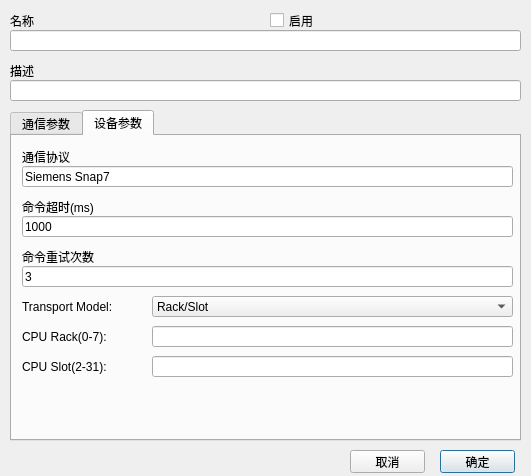
<?xml version="1.0" encoding="UTF-8"?>
<ui version="4.0">
 <class>CMDDeviceConfigDialog</class>
 <widget class="QDialog" name="CMDDeviceConfigDialog">
  <property name="geometry">
   <rect>
    <x>0</x>
    <y>0</y>
    <width>531</width>
    <height>476</height>
   </rect>
  </property>
  <property name="windowTitle">
   <string>Dialog</string>
  </property>
  <widget class="QLineEdit" name="nameEdit">
   <property name="geometry">
    <rect>
     <x>10</x>
     <y>30</y>
     <width>511</width>
     <height>21</height>
    </rect>
   </property>
  </widget>
  <widget class="QLineEdit" name="descriptionEdit">
   <property name="geometry">
    <rect>
     <x>10</x>
     <y>80</y>
     <width>511</width>
     <height>21</height>
    </rect>
   </property>
   <property name="readOnly">
    <bool>false</bool>
   </property>
  </widget>
  <widget class="QLabel" name="label_2">
   <property name="geometry">
    <rect>
     <x>10</x>
     <y>10</y>
     <width>251</width>
     <height>21</height>
    </rect>
   </property>
   <property name="text">
    <string>名称</string>
   </property>
  </widget>
  <widget class="QLabel" name="label_4">
   <property name="geometry">
    <rect>
     <x>10</x>
     <y>60</y>
     <width>431</width>
     <height>21</height>
    </rect>
   </property>
   <property name="text">
    <string>描述</string>
   </property>
  </widget>
  <widget class="QPushButton" name="okButton">
   <property name="geometry">
    <rect>
     <x>440</x>
     <y>450</y>
     <width>75</width>
     <height>23</height>
    </rect>
   </property>
   <property name="text">
    <string>确定</string>
   </property>
  </widget>
  <widget class="QPushButton" name="cancelButton">
   <property name="geometry">
    <rect>
     <x>350</x>
     <y>450</y>
     <width>75</width>
     <height>23</height>
    </rect>
   </property>
   <property name="text">
    <string>取消</string>
   </property>
  </widget>
  <widget class="QCheckBox" name="enableCheckBox">
   <property name="geometry">
    <rect>
     <x>270</x>
     <y>10</y>
     <width>171</width>
     <height>21</height>
    </rect>
   </property>
   <property name="text">
    <string>启用</string>
   </property>
  </widget>
  <widget class="QTabWidget" name="tabWidget">
   <property name="geometry">
    <rect>
     <x>10</x>
     <y>110</y>
     <width>511</width>
     <height>331</height>
    </rect>
   </property>
   <property name="currentIndex">
    <number>1</number>
   </property>
   <widget class="QWidget" name="tab">
    <attribute name="title">
     <string>通信参数</string>
    </attribute>
    <widget class="QLabel" name="label_3">
     <property name="geometry">
      <rect>
       <x>10</x>
       <y>10</y>
       <width>431</width>
       <height>21</height>
      </rect>
     </property>
     <property name="text">
      <string>通信模式</string>
     </property>
    </widget>
    <widget class="QStackedWidget" name="stackedWidget">
     <property name="geometry">
      <rect>
       <x>0</x>
       <y>60</y>
       <width>501</width>
       <height>241</height>
      </rect>
     </property>
     <property name="currentIndex">
      <number>4</number>
     </property>
     <widget class="QWidget" name="page_3">
      <widget class="QLabel" name="label_5">
       <property name="geometry">
        <rect>
         <x>10</x>
         <y>0</y>
         <width>211</width>
         <height>21</height>
        </rect>
       </property>
       <property name="text">
        <string>端口</string>
       </property>
      </widget>
      <widget class="QComboBox" name="portComboBox">
       <property name="geometry">
        <rect>
         <x>10</x>
         <y>20</y>
         <width>211</width>
         <height>25</height>
        </rect>
       </property>
      </widget>
      <widget class="QComboBox" name="baudRateComboBox">
       <property name="geometry">
        <rect>
         <x>240</x>
         <y>20</y>
         <width>201</width>
         <height>21</height>
        </rect>
       </property>
       <item>
        <property name="text">
         <string>115200</string>
        </property>
       </item>
       <item>
        <property name="text">
         <string>57600</string>
        </property>
       </item>
       <item>
        <property name="text">
         <string>38400</string>
        </property>
       </item>
       <item>
        <property name="text">
         <string>19200</string>
        </property>
       </item>
       <item>
        <property name="text">
         <string>9600</string>
        </property>
       </item>
       <item>
        <property name="text">
         <string>4800</string>
        </property>
       </item>
       <item>
        <property name="text">
         <string>2400</string>
        </property>
       </item>
       <item>
        <property name="text">
         <string>1200</string>
        </property>
       </item>
      </widget>
      <widget class="QLabel" name="label_7">
       <property name="geometry">
        <rect>
         <x>240</x>
         <y>0</y>
         <width>201</width>
         <height>21</height>
        </rect>
       </property>
       <property name="text">
        <string>波特率</string>
       </property>
      </widget>
      <widget class="QLabel" name="label_8">
       <property name="geometry">
        <rect>
         <x>10</x>
         <y>50</y>
         <width>211</width>
         <height>21</height>
        </rect>
       </property>
       <property name="text">
        <string>数据位</string>
       </property>
      </widget>
      <widget class="QLabel" name="label_9">
       <property name="geometry">
        <rect>
         <x>240</x>
         <y>50</y>
         <width>191</width>
         <height>21</height>
        </rect>
       </property>
       <property name="text">
        <string>停止位</string>
       </property>
      </widget>
      <widget class="QComboBox" name="parityComboBox">
       <property name="geometry">
        <rect>
         <x>10</x>
         <y>120</y>
         <width>211</width>
         <height>21</height>
        </rect>
       </property>
       <item>
        <property name="text">
         <string>NONE</string>
        </property>
       </item>
       <item>
        <property name="text">
         <string>ODD</string>
        </property>
       </item>
       <item>
        <property name="text">
         <string>EVEN</string>
        </property>
       </item>
       <item>
        <property name="text">
         <string>MARK</string>
        </property>
       </item>
       <item>
        <property name="text">
         <string>SPACE</string>
        </property>
       </item>
      </widget>
      <widget class="QLabel" name="label_10">
       <property name="geometry">
        <rect>
         <x>10</x>
         <y>100</y>
         <width>211</width>
         <height>21</height>
        </rect>
       </property>
       <property name="text">
        <string>校验位</string>
       </property>
      </widget>
      <widget class="QComboBox" name="stopBitsComboBox">
       <property name="geometry">
        <rect>
         <x>240</x>
         <y>70</y>
         <width>201</width>
         <height>21</height>
        </rect>
       </property>
       <item>
        <property name="text">
         <string>1</string>
        </property>
       </item>
       <item>
        <property name="text">
         <string>1.5</string>
        </property>
       </item>
       <item>
        <property name="text">
         <string>2</string>
        </property>
       </item>
      </widget>
      <widget class="QComboBox" name="dataBitsComboBox">
       <property name="geometry">
        <rect>
         <x>10</x>
         <y>70</y>
         <width>211</width>
         <height>21</height>
        </rect>
       </property>
       <item>
        <property name="text">
         <string>5</string>
        </property>
       </item>
       <item>
        <property name="text">
         <string>6</string>
        </property>
       </item>
       <item>
        <property name="text">
         <string>7</string>
        </property>
       </item>
       <item>
        <property name="text">
         <string>8</string>
        </property>
       </item>
      </widget>
     </widget>
     <widget class="QWidget" name="page">
      <widget class="QLineEdit" name="serverIPEdit">
       <property name="geometry">
        <rect>
         <x>10</x>
         <y>100</y>
         <width>491</width>
         <height>21</height>
        </rect>
       </property>
      </widget>
      <widget class="QLabel" name="label_6">
       <property name="geometry">
        <rect>
         <x>10</x>
         <y>80</y>
         <width>491</width>
         <height>21</height>
        </rect>
       </property>
       <property name="text">
        <string>IP地址</string>
       </property>
      </widget>
      <widget class="QLabel" name="label_11">
       <property name="geometry">
        <rect>
         <x>10</x>
         <y>130</y>
         <width>491</width>
         <height>21</height>
        </rect>
       </property>
       <property name="text">
        <string>服务端口</string>
       </property>
      </widget>
      <widget class="QLineEdit" name="serverPortEdit">
       <property name="enabled">
        <bool>true</bool>
       </property>
       <property name="geometry">
        <rect>
         <x>10</x>
         <y>150</y>
         <width>491</width>
         <height>21</height>
        </rect>
       </property>
       <property name="text">
        <string/>
       </property>
      </widget>
      <widget class="QLineEdit" name="localPortEdit">
       <property name="enabled">
        <bool>true</bool>
       </property>
       <property name="geometry">
        <rect>
         <x>10</x>
         <y>200</y>
         <width>491</width>
         <height>21</height>
        </rect>
       </property>
       <property name="text">
        <string/>
       </property>
      </widget>
      <widget class="QLabel" name="label_12">
       <property name="geometry">
        <rect>
         <x>10</x>
         <y>180</y>
         <width>491</width>
         <height>21</height>
        </rect>
       </property>
       <property name="text">
        <string>本地服务端口</string>
       </property>
      </widget>
      <widget class="QFrame" name="frame">
       <property name="geometry">
        <rect>
         <x>10</x>
         <y>29</y>
         <width>491</width>
         <height>41</height>
        </rect>
       </property>
       <property name="frameShape">
        <enum>QFrame::StyledPanel</enum>
       </property>
       <property name="frameShadow">
        <enum>QFrame::Raised</enum>
       </property>
       <widget class="QRadioButton" name="clientRadioButton">
        <property name="geometry">
         <rect>
          <x>90</x>
          <y>10</y>
          <width>81</width>
          <height>22</height>
         </rect>
        </property>
        <property name="layoutDirection">
         <enum>Qt::RightToLeft</enum>
        </property>
        <property name="text">
         <string>客户端</string>
        </property>
        <property name="checked">
         <bool>true</bool>
        </property>
       </widget>
       <widget class="QRadioButton" name="serverRadioButton">
        <property name="geometry">
         <rect>
          <x>296</x>
          <y>10</y>
          <width>81</width>
          <height>22</height>
         </rect>
        </property>
        <property name="layoutDirection">
         <enum>Qt::RightToLeft</enum>
        </property>
        <property name="text">
         <string>服务端</string>
        </property>
       </widget>
      </widget>
     </widget>
     <widget class="QWidget" name="page_2">
      <widget class="QLabel" name="label_14">
       <property name="geometry">
        <rect>
         <x>10</x>
         <y>10</y>
         <width>431</width>
         <height>21</height>
        </rect>
       </property>
       <property name="text">
        <string>通信参数</string>
       </property>
      </widget>
      <widget class="QLineEdit" name="usbCommParameterEdit">
       <property name="geometry">
        <rect>
         <x>10</x>
         <y>30</y>
         <width>491</width>
         <height>21</height>
        </rect>
       </property>
      </widget>
     </widget>
     <widget class="QWidget" name="page_5">
      <widget class="QLineEdit" name="boardCommParameterEdit">
       <property name="geometry">
        <rect>
         <x>10</x>
         <y>30</y>
         <width>491</width>
         <height>21</height>
        </rect>
       </property>
      </widget>
      <widget class="QLabel" name="label_19">
       <property name="geometry">
        <rect>
         <x>10</x>
         <y>10</y>
         <width>431</width>
         <height>21</height>
        </rect>
       </property>
       <property name="text">
        <string>通信参数</string>
       </property>
      </widget>
     </widget>
     <widget class="QWidget" name="page_4">
      <widget class="QLineEdit" name="otherCommParameterEdit">
       <property name="geometry">
        <rect>
         <x>10</x>
         <y>30</y>
         <width>491</width>
         <height>21</height>
        </rect>
       </property>
      </widget>
      <widget class="QLabel" name="label_15">
       <property name="geometry">
        <rect>
         <x>10</x>
         <y>10</y>
         <width>431</width>
         <height>21</height>
        </rect>
       </property>
       <property name="text">
        <string>IP地址</string>
       </property>
      </widget>
     </widget>
    </widget>
    <widget class="QComboBox" name="communicationTypeBox">
     <property name="geometry">
      <rect>
       <x>10</x>
       <y>30</y>
       <width>481</width>
       <height>21</height>
      </rect>
     </property>
     <property name="currentIndex">
      <number>0</number>
     </property>
     <item>
      <property name="text">
       <string>Serial</string>
      </property>
     </item>
     <item>
      <property name="text">
       <string>TCP</string>
      </property>
     </item>
     <item>
      <property name="text">
       <string>UDP</string>
      </property>
     </item>
     <item>
      <property name="text">
       <string>USB</string>
      </property>
     </item>
     <item>
      <property name="text">
       <string>Board</string>
      </property>
     </item>
     <item>
      <property name="text">
       <string>Other</string>
      </property>
     </item>
    </widget>
    <zorder>stackedWidget</zorder>
    <zorder>label_3</zorder>
    <zorder>communicationTypeBox</zorder>
   </widget>
   <widget class="QWidget" name="tab">
    <attribute name="title">
     <string>设备参数</string>
    </attribute>
    <widget class="QLineEdit" name="replyTimeoutEdit">
     <property name="geometry">
      <rect>
       <x>10</x>
       <y>80</y>
       <width>491</width>
       <height>21</height>
      </rect>
     </property>
     <property name="text">
      <string>1000</string>
     </property>
     <property name="readOnly">
      <bool>false</bool>
     </property>
    </widget>
    <widget class="QLabel" name="label_17">
     <property name="geometry">
      <rect>
       <x>10</x>
       <y>60</y>
       <width>431</width>
       <height>21</height>
      </rect>
     </property>
     <property name="text">
      <string>命令超时(ms)</string>
     </property>
    </widget>
    <widget class="QLineEdit" name="protocolEdit">
     <property name="geometry">
      <rect>
       <x>10</x>
       <y>30</y>
       <width>491</width>
       <height>21</height>
      </rect>
     </property>
     <property name="text">
      <string>Siemens Snap7</string>
     </property>
     <property name="readOnly">
      <bool>true</bool>
     </property>
    </widget>
    <widget class="QLabel" name="label">
     <property name="geometry">
      <rect>
       <x>10</x>
       <y>10</y>
       <width>431</width>
       <height>21</height>
      </rect>
     </property>
     <property name="text">
      <string>通信协议</string>
     </property>
    </widget>
    <widget class="QLineEdit" name="retriesEdit">
     <property name="geometry">
      <rect>
       <x>10</x>
       <y>130</y>
       <width>491</width>
       <height>21</height>
      </rect>
     </property>
     <property name="text">
      <string>3</string>
     </property>
     <property name="readOnly">
      <bool>false</bool>
     </property>
    </widget>
    <widget class="QLabel" name="label_18">
     <property name="geometry">
      <rect>
       <x>10</x>
       <y>110</y>
       <width>431</width>
       <height>21</height>
      </rect>
     </property>
     <property name="text">
      <string>命令重试次数</string>
     </property>
    </widget>
    <widget class="QComboBox" name="ModelType">
     <property name="geometry">
      <rect>
       <x>140</x>
       <y>160</y>
       <width>361</width>
       <height>21</height>
      </rect>
     </property>
     <property name="sizePolicy">
      <sizepolicy hsizetype="Preferred" vsizetype="Preferred">
       <horstretch>0</horstretch>
       <verstretch>0</verstretch>
      </sizepolicy>
     </property>
     <property name="currentIndex">
      <number>0</number>
     </property>
     <item>
      <property name="text">
       <string>Rack/Slot</string>
      </property>
     </item>
     <item>
      <property name="text">
       <string>TSAP</string>
      </property>
     </item>
    </widget>
    <widget class="QLabel" name="label_22">
     <property name="geometry">
      <rect>
       <x>10</x>
       <y>160</y>
       <width>111</width>
       <height>21</height>
      </rect>
     </property>
     <property name="text">
      <string>Transport Model:</string>
     </property>
    </widget>
    <widget class="QLabel" name="label_21">
     <property name="geometry">
      <rect>
       <x>10</x>
       <y>220</y>
       <width>121</width>
       <height>21</height>
      </rect>
     </property>
     <property name="text">
      <string>CPU Slot(2-31):</string>
     </property>
    </widget>
    <widget class="QLineEdit" name="RemoteTSAP">
     <property name="geometry">
      <rect>
       <x>140</x>
       <y>220</y>
       <width>361</width>
       <height>21</height>
      </rect>
     </property>
    </widget>
    <widget class="QLabel" name="label_20">
     <property name="geometry">
      <rect>
       <x>10</x>
       <y>190</y>
       <width>111</width>
       <height>21</height>
      </rect>
     </property>
     <property name="text">
      <string>CPU Rack(0-7):</string>
     </property>
    </widget>
    <widget class="QLineEdit" name="LocalTSAP">
     <property name="geometry">
      <rect>
       <x>140</x>
       <y>190</y>
       <width>361</width>
       <height>21</height>
      </rect>
     </property>
    </widget>
   </widget>
  </widget>
 </widget>
 <resources/>
 <connections/>
</ui>
